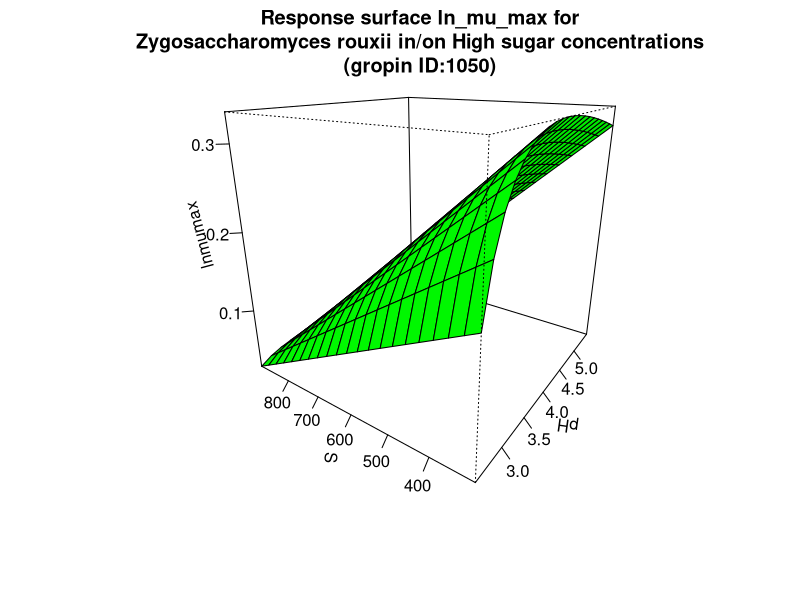

Here is the R script that generated this plot:
#############################
# start of Parameter script
#############################
pH <- seq(2.5025,5.4945054945055,length.out=21)
S <- seq(300.3,899.100899100899,length.out=21)
#############################
# end of Parameter script
#############################
############################# 
# start of Model script Gropin ID 1050 
#############################
 
# constant coefficients for this model
 
variables <- data.frame(pH,S)
argumentsPar <- unique.data.frame(expand.grid(variables))
 
# heart of the model
response_surface <- function(pH,S) {
   mumax <-0.48*(pH-2.3)*(pH-15.1)/((pH-2.3)*(pH-15.1)-(pH-4)^2)*(1-S/981)

	return(mumax=mumax)
} 

# output parameters
responseSurface <- cbind(argumentsPar,response_surface(argumentsPar['pH'],argumentsPar['S']))
colnames(responseSurface) <- c(colnames(argumentsPar),'lnmumax')
#############################
# End of Model script
#############################
############################# 
# start of Visualisation script Gropin ID 1050 
#############################
titleText <-'Response surface ln_mu_max for
Zygosaccharomyces rouxii in/on High sugar concentrations
(gropin ID:1050)'
persp(pH,S,matrix(unlist(responseSurface$'lnmumax'),nrow=21),col = 'green',xlab='pH',ylab='S',zlab='lnmumax',main=titleText,theta=305,phi=20,shade=0.25,ticktype = 'detailed')
#############################
# End of Visualisation script
#############################
